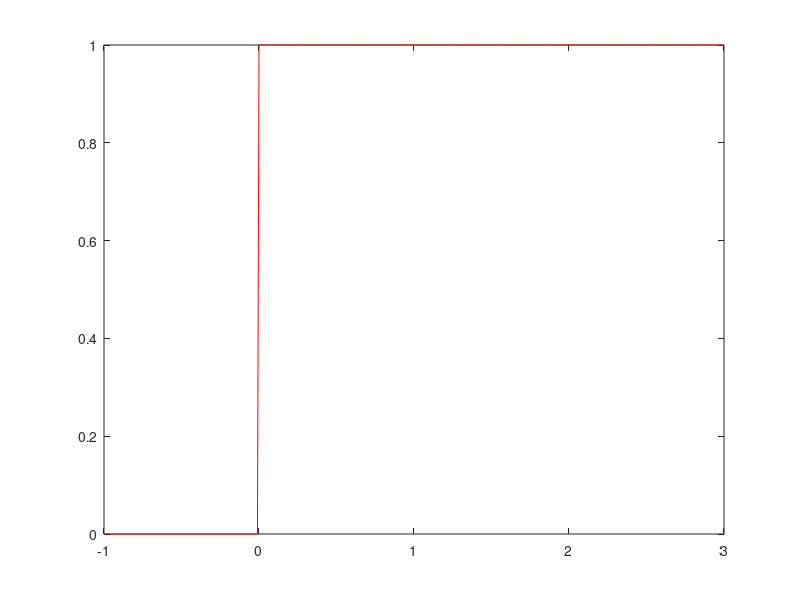

This figure's MATLAB source:
%% Step function plotting
x = -1:0.01:3;
a = 0;
Sf = x >= a;
plot(x, Sf, 'r')

%% Volume calculations
r = 20;
d = 61;
if d > 3*r
    Vol = "overtop \n";
end
fprintf(Vol);

%% Integral Calculation
clc;
x = [0 0.1 0.3 0.5 0.7 0.95 1.2];
y = [1 0.9048 0.7408 0.6065 0.4966 0.3867 0.3012];
a = length(x) - 1;
val = 0;
func = @(x) 2.7182.^(-x);
for i = 1:a
    val = val + (1/2)*(x(i+1) - x(i))*(y(i) + y(i+1));
end
disp(val);
valP = integral(func,0,1.2)
err = (val - valP)/valP;


%Syntax for a consistent step size trapezoid approx.
valLog = (.171428)*(.5)*(sum(y) + sum(y) - y(1) - y(length(y)))
